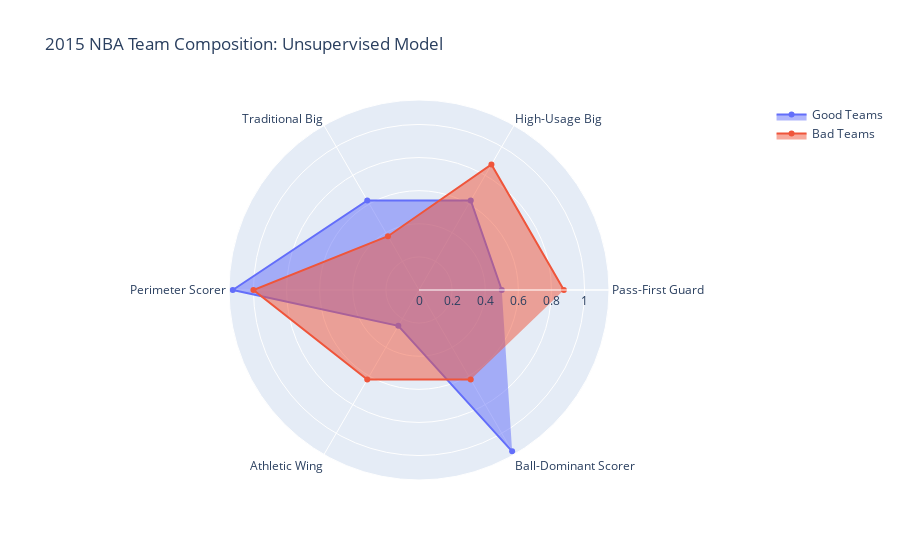

The notebook cell this image was saved under:
### Code cell
plot_radar(df_2015, classes, 2015)

### Figure 1 — Plotly figure (JSON) as saved in the notebook; plotly's stock layout.template omitted (floating-point values rounded to 4 significant figures)
{"data": [{"fill": "toself", "name": "Good Teams", "r": [0.5, 0.625, 0.625, 1.125, 0.25, 1.125], "theta": ["Pass-First Guard", "High-Usage Big", "Traditional Big", "Perimeter Scorer", "Athletic Wing", "Ball-Dominant Scorer"], "type": "scatterpolar"}, {"fill": "toself", "name": "Bad Teams", "r": [0.875, 0.875, 0.375, 1, 0.625, 0.625], "theta": ["Pass-First Guard", "High-Usage Big", "Traditional Big", "Perimeter Scorer", "Athletic Wing", "Ball-Dominant Scorer"], "type": "scatterpolar"}], "layout": {"polar": {"radialaxis": {"visible": true}}, "showlegend": true, "title": {"text": "2015 NBA Team Composition: Unsupervised Model"}}}
